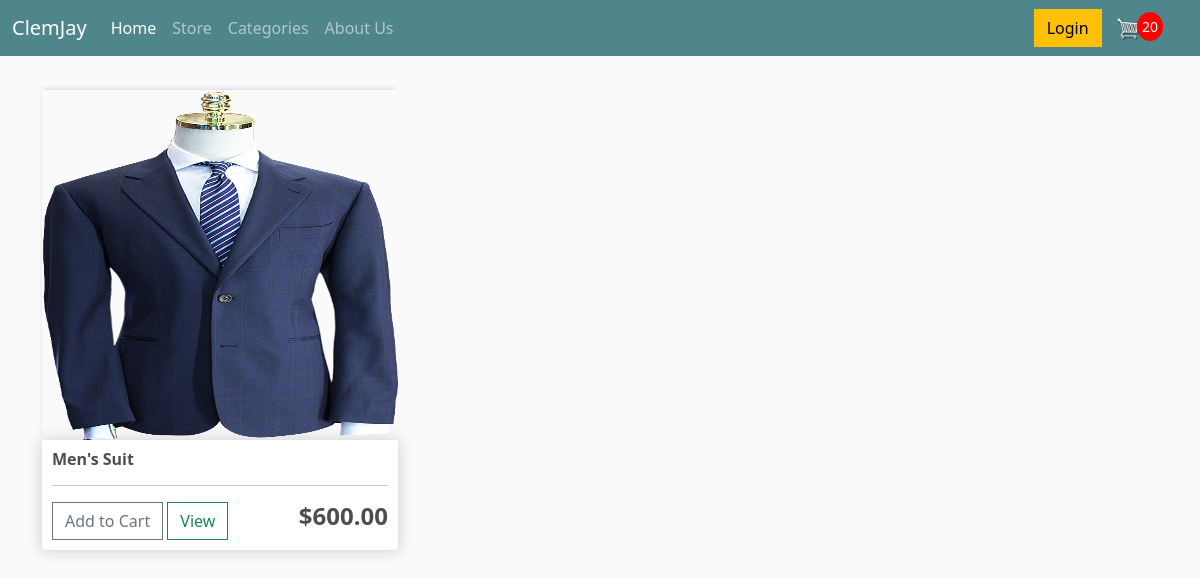
The app's page /categorys/2 (signed in) with its own data.
### store/models.py (models this page shows, shortened)
class Product(models.Model):
    name = models.CharField(max_length=200)
    price = models.FloatField()
    category = models.ForeignKey(Categories, on_delete=models.CASCADE, null=True)
    digital = models.BooleanField(default=False, null=True, blank=True)
    image = models.ImageField(null=True, blank=True)
    @property
    def imageURL(self):
        try:
            url = self.image.url
        except:
            url = ''
        return url

### store/views.py (the view)
# urls.py: path('categorys/<int:category_name>', views.categorys, name="categorys"),
def categorys(request, category_name):
    data = cartInfo(request)
    cartItems = data['cartItems']
    products = Product.objects.filter(category=category_name)
    categories = Categories.objects.all()
    context = {'products': products, 'cartItems': cartItems}
    return render(request, 'store/categorys.html', context)

### store/models.py (called while the page is built)
    @property
    def get_cart_items(self):
        orderitems = self.orderitem_set.all()
        total = sum([item.quantity for item in orderitems])
        return total

### store/utils.py (called while the page is built)
def cartInfo(request):
	if request.user.is_authenticated:
		customer = request.user.customer
		order, created = Order.objects.get_or_create(customer=customer, complete=False)
		items = order.orderitem_set.all()
		cartItems = order.get_cart_items
	else:
		cookieData = cookieCart(request)
		cartItems = cookieData['cartItems']
		order = cookieData['order']
		items = cookieData['items']
	return {'cartItems':cartItems ,'order':order, 'items':items}

### store/templates/store/categorys.html
{% extends 'store/main.html' %}
{% load static %}
{% block content %}
   <div class="row">
       {% for product in products%}
       <div class="col-lg-4">
            <img class="thumbnail" src="{{product.imageURL}}">
           <div class="box-element product">
               <h6><strong>{{product.name}}</strong></h6>
               <hr>
               <button data-product="{{product.id}}" data-action="add" class="btn btn-outline-secondary add-btn update-cart">Add to Cart</button>
				<a class="btn btn-outline-success" href="#">View</a>
				<h4 style="display: inline-block; float: right"><strong>${{ product.price|floatformat:2}}</strong></h4>
           </div>
       </div>
       {% endfor %}
   </div>
{% endblock content%}

### static/css/main.css (style rules this page uses)
body { background-color: hsl(0, 0%, 98%); }
h1,h2,h3,h4,h5,h6 { color:hsl(0, 0%, 30%); }
.box-element { box-shadow:hsl(0, 0%, 80%) 0 0 16px; background-color: #fff; border-radius: 4px; padding: 10px; }
.thumbnail { width: 100%; height: 350px; -webkit-box-shadow: -1px -3px 5px -2px rgba(214,214,214,1); -moz-box-shadow: -1px -3px 5px -2px rgba(214,214,214,1); box-shadow: -1px -3px 5px -2px rgba(214,214,214,1); }
.product { border-radius: 0 0 4px 4px; }
.col-lg-4, .col-lg-6, .col-lg-8, .col-lg-12 { margin-top: 10px; }
.btn { border-radius: 0; }

### records on screen
Product: imageURL (picture), name "Men's Suit", price "600.00"

### other values on screen
{{ cartItems }} "20"
